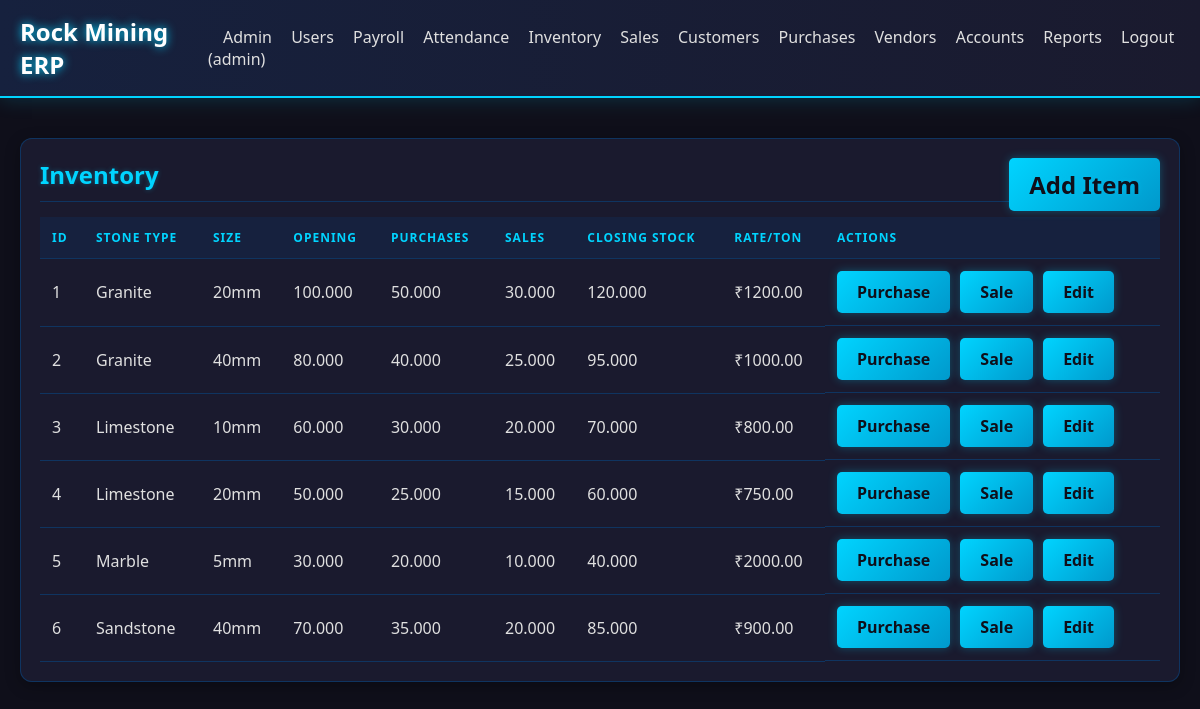
Before: /inventory (signed in) with the older database file.
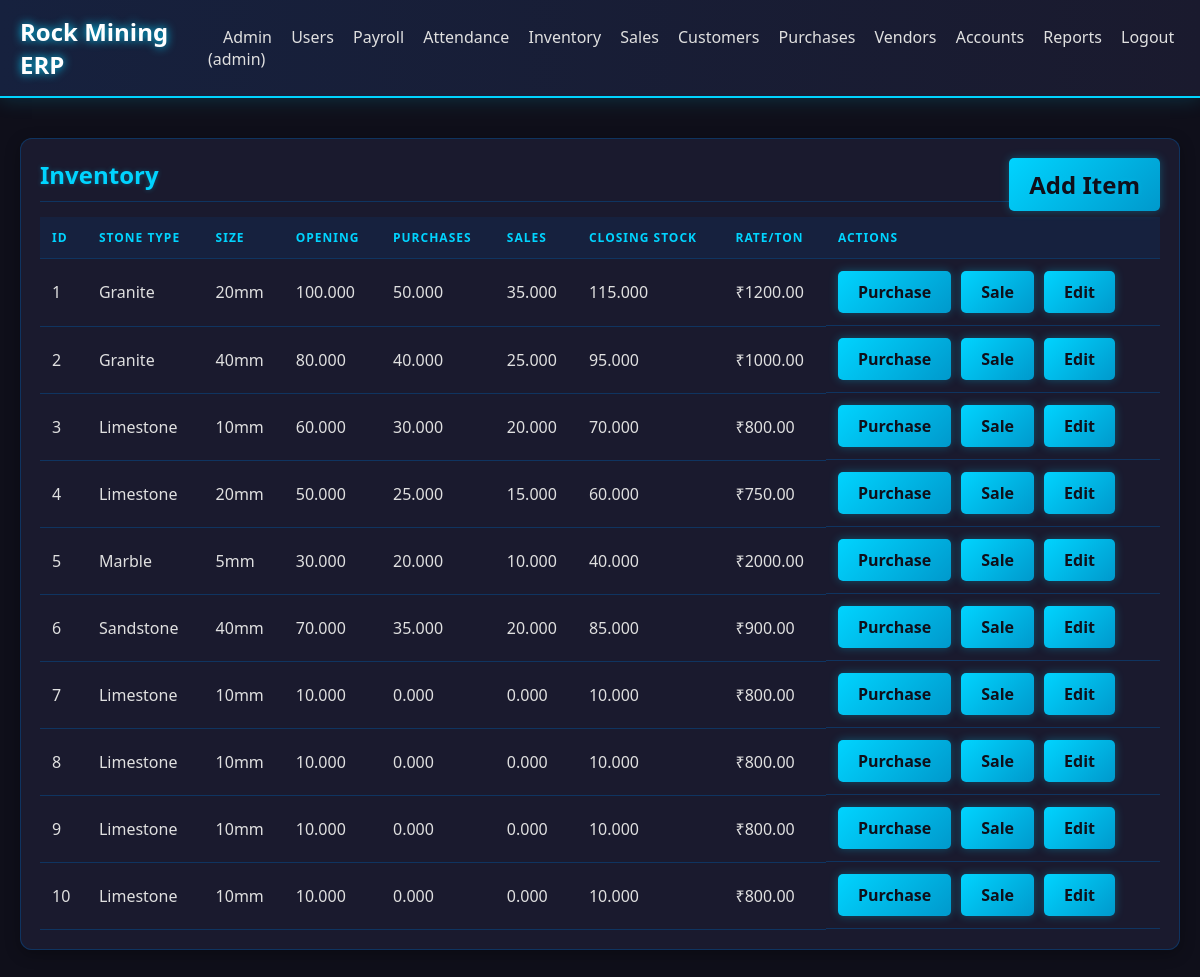
After: the same page with the newer database file.
### models.py (models this page shows)
class Inventory(db.Model):
    id = db.Column(db.Integer, primary_key=True)
    stone_type = db.Column(db.String(50), nullable=False)
    size = db.Column(db.String(20), nullable=False)
    opening_stock = db.Column(db.Numeric(precision=15, scale=3), default=0)
    purchases = db.Column(db.Numeric(precision=15, scale=3), default=0)
    sales = db.Column(db.Numeric(precision=15, scale=3), default=0)
    closing_stock = db.Column(db.Numeric(precision=15, scale=3), default=0)
    rate_per_ton = db.Column(db.Numeric(precision=15, scale=2), default=0)
    updated_at = db.Column(db.DateTime, default=datetime.utcnow)

### routes/inventory.py (the view)
@bp.route('/inventory')
@login_required
def index():
    items = Inventory.query.all()
    return render_template('inventory.html', items=items)

### routes/dashboard.py (called while the page is built)
def login_required(f):
    @wraps(f)
    def decorated_function(*args, **kwargs):
        if 'user_id' not in session:
            return redirect(url_for('auth.login'))
        return f(*args, **kwargs)
    return decorated_function

### templates/inventory.html (shortened to what this page needs)
{% extends "base.html" %}
{% block content %}
<div class="card">
    <h2>Inventory <a href="{{ url_for('inventory.add_item') }}" class="btn" style="float: right;">Add Item</a></h2>
    <table>
        <thead>
            <tr>
                <th>ID</th>
                <th>Stone Type</th>
                <th>Size</th>
                <th>Opening</th>
                <th>Purchases</th>
                <th>Sales</th>
                <th>Closing Stock</th>
                <th>Rate/Ton</th>
                <th>Actions</th>
            </tr>
        </thead>
        <tbody>
            {% for item in items %}
            <tr>
                <td>{{ item.id }}</td>
                <td>{{ item.stone_type }}</td>
                <td>{{ item.size }}</td>
                <td>{{ item.opening_stock }}</td>
                <td>{{ item.purchases }}</td>
                <td>{{ item.sales }}</td>
                <td>{{ item.closing_stock }}</td>
                <td>₹{{ "%.2f"|format(item.rate_per_ton) }}</td>
                <td class="actions">
                    <a href="{{ url_for('inventory.purchase_item', id=item.id) }}" class="btn">Purchase</a>
                    <a href="{{ url_for('inventory.sale_item', id=item.id) }}" class="btn">Sale</a>
                    <a href="{{ url_for('inventory.edit_item', id=item.id) }}" class="btn">Edit</a>
                </td>
            </tr>
            {% endfor %}
        </tbody>
    </table>
</div>
{% endblock %}

### templates/base.html (shortened to what this page needs)
<!DOCTYPE html>
<html lang="en">
<head>
</head>
<body>
    {% if session.user_id %}
    <div class="header">
        <h1>Rock Mining ERP</h1>
        <nav>
            {% if session.role == 'admin' %}
            <a href="{{ url_for('dashboard.admin_dashboard') }}">Admin</a>
            <a href="{{ url_for('auth.users') }}">Users</a>
            {% else %}
            <a href="{{ url_for('dashboard.index') }}">Dashboard</a>
            {% endif %}
            <a href="{{ url_for('payroll.employees') }}">Payroll</a>
            <a href="{{ url_for('payroll.attendance') }}">Attendance</a>
            <a href="{{ url_for('inventory.index') }}">Inventory</a>
            <a href="{{ url_for('sales.sales_list') }}">Sales</a>
            <a href="{{ url_for('sales.customers') }}">Customers</a>
            <a href="{{ url_for('purchases.purchases_list') }}">Purchases</a>
            <a href="{{ url_for('vendor.vendors_list') }}">Vendors</a>
            <a href="{{ url_for('accounts.index') }}">Accounts</a>
            <a href="{{ url_for('reports.index') }}">Reports</a>
            <a href="{{ url_for('auth.logout') }}">Logout ({{ session.username }})</a>
        </nav>
    </div>
    {% endif %}
    <div class="container">
        {% block content %}{% endblock %}
    </div>
</body>
</html>

### templates/base.html (style rules this page uses)
:root { --bg-dark: #0f0f1a; --bg-card: #1a1a2e; --bg-header: #16213e; --accent-blue: #00d4ff; --accent-blue-dim: #0f3460; --text-light: #e0e0e0; --text-muted: #8892a0; --border-color: #0f3460; --success: #00d676; --danger: #ff4757; }
* { margin: 0; padding: 0; box-sizing: border-box; }
body { font-family: 'Segoe UI', Arial, sans-serif; background: var(--bg-dark); color: var(--text-light); }
.header { background: linear-gradient(90deg, var(--bg-header), var(--bg-card)); color: white; padding: 15px 20px; display: flex; justify-content: space-between; align-items: center; border-bottom: 2px solid var(--accent-blue); box-shadow: 0 0 20px rgba(0, 212, 255, 0.2); }
.header h1 { font-size: 24px; text-shadow: 0 0 10px var(--accent-blue); }
.header a { color: var(--text-light); text-decoration: none; margin-left: 15px; transition: all 0.3s; }
.container { max-width: 1200px; margin: 20px auto; padding: 20px; }
.card { background: var(--bg-card); padding: 20px; border-radius: 12px; box-shadow: 0 4px 15px rgba(0,0,0,0.3), inset 0 0 0 1px var(--border-color); margin-bottom: 20px; }
.card h2 { color: var(--accent-blue); margin-bottom: 15px; border-bottom: 1px solid var(--border-color); padding-bottom: 10px; text-shadow: 0 0 5px rgba(0, 212, 255, 0.3); }
table { width: 100%; border-collapse: collapse; }
th, td { padding: 12px; text-align: left; border-bottom: 1px solid var(--border-color); }
th { background: var(--bg-header); color: var(--accent-blue); text-transform: uppercase; font-size: 12px; letter-spacing: 1px; }
.btn { display: inline-block; padding: 10px 20px; background: linear-gradient(135deg, var(--accent-blue), #0099cc); color: var(--bg-dark); text-decoration: none; border-radius: 5px; border: none; cursor: pointer; font-weight: bold; transition: all 0.3s; box-shadow: 0 0 10px rgba(0, 212, 255, 0.3); }
.actions { display: flex; gap: 10px; }
a { color: var(--accent-blue); }

Changed rows visible on the page:
changed Inventory id 1: sales "30.000" → "35.000"; closing_stock "120.000" → "115.000"
added Inventory: id "7", stone_type "Limestone", size "10mm", opening_stock "10.000", purchases "0.000", sales "0.000", closing_stock "10.000", rate_per_ton "800.00"
added Inventory: id "8", stone_type "Limestone", size "10mm", opening_stock "10.000", purchases "0.000", sales "0.000", closing_stock "10.000", rate_per_ton "800.00"
added Inventory: id "9", stone_type "Limestone", size "10mm", opening_stock "10.000", purchases "0.000", sales "0.000", closing_stock "10.000", rate_per_ton "800.00"
added Inventory: id "10", stone_type "Limestone", size "10mm", opening_stock "10.000", purchases "0.000", sales "0.000", closing_stock "10.000", rate_per_ton "800.00"
